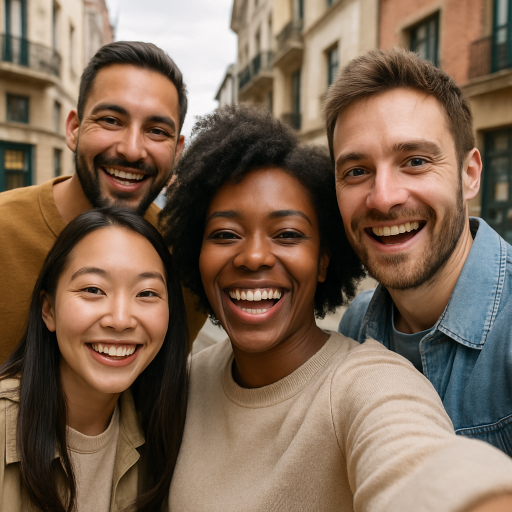
//> input picture selfie.png, 1024 x 1024 px (shown at 1/2 size)
$ ./main   (built with g++ and OpenCV 4)
//> lines starting //> are read from the running program, lines starting //| are printed output that depends on the picture; after the words box and inside, x2 and y2 are one past the last pixel; in counts of white or black regions, pixels touching at a corner belong together
#include <opencv2/imgcodecs.hpp>
#include <opencv2/highgui.hpp>
#include <opencv2/imgproc.hpp>
#include <opencv2/objdetect.hpp>
#include <opencv2/calib3d.hpp>
#include <iostream>
#include <chrono>
#include <vector>
#include <string>
#include <ctime>
#include <cmath>

using namespace std;
using namespace cv;

#ifndef M_PI
#define M_PI 3.14159265358979323846
#endif

// Function to display text on image for a specified duration
void showTextOnImage(Mat& image, const string text) {
    if (!text.empty()) {
        putText(image, "Last operation: " + text, Point(10, 30),
                FONT_HERSHEY_SIMPLEX, 1, Scalar(0, 255, 0), 2);
    }
}

// Function to draw controls overlay on image
void drawControlsOverlay(Mat& image) {
    // Draw semi-transparent background for controls
    rectangle(image, Point(10, image.rows - 280), Point(450, image.rows - 10), Scalar(0, 0, 0), -1);
    rectangle(image, Point(10, image.rows - 280), Point(450, image.rows - 10), Scalar(255, 255, 255), 2);

    // Draw control text
    vector<string> controls = {
        "Controls:",
        "g - Grayscale    b - Blur",
        "e - Edge Detection",
        "w - Brightness+  s - Brightness-",
        "d - Contrast+    a - Contrast-",
        "x - Rotate 3D X-axis  y - Rotate 3D Y-axis",
        "z - Rotate 3D Z-axis (30°)",
        "1 - Animate X  2 - Animate Y  3 - Animate Z",
        "v - Save Image   h - Hide/Show",
        "q - Quit"
    };

    int y_offset = image.rows - 260;
    for (const string& control : controls) {
        putText(image, control, Point(20, y_offset), FONT_HERSHEY_SIMPLEX, 0.6, Scalar(255, 255, 255), 1);
        y_offset += 25;
    }
}

// Function to convert image to grayscale
Mat convertToGrayscale(Mat image) {
    if (image.channels() == 3) {
        Mat gray;
        cvtColor(image, gray, COLOR_BGR2GRAY);
        cout << "Applied grayscale filter" << endl;
        return gray;
    } else {
        cout << "Image is already grayscale" << endl;
        return image;
    }
}

Mat convertToGaussianFilter(Mat image) {
    Mat blur;
    GaussianBlur(image, blur, Size(15, 15), 0);
    cout << "Applied blur filter" << endl;
    return blur;
}

// Function to perform 3D rotation around specified axis
// axis: 'x', 'y', or 'z' for rotation around respective axis
// angle: rotation angle in degrees
// depth: depth factor for 3D effect (0.0 to 1.0, higher = more 3D effect)
Mat rotate3D(Mat image, char axis, double angle, double depth = 0.3) {
    int width = image.cols;
    int height = image.rows;

    // Convert angle to radians
    double angleRad = angle * M_PI / 180.0;

    // Define the four corners of the image in 3D space
    // We'll treat the image as a plane in 3D space
    vector<Point3f> srcPoints3D;
    srcPoints3D.push_back(Point3f(0, 0, 0));           // Top-left
    srcPoints3D.push_back(Point3f(width, 0, 0));       // Top-right
    srcPoints3D.push_back(Point3f(width, height, 0));  // Bottom-right
    srcPoints3D.push_back(Point3f(0, height, 0));      // Bottom-left

    // Create rotation matrix based on axis
    Mat rotationMatrix3D = Mat::eye(3, 3, CV_64F);

    if (axis == 'x' || axis == 'X') {
        // Rotation around X-axis (pitch)
        rotationMatrix3D.at<double>(1, 1) = cos(angleRad);
        rotationMatrix3D.at<double>(1, 2) = -sin(angleRad);
        rotationMatrix3D.at<double>(2, 1) = sin(angleRad);
        rotationMatrix3D.at<double>(2, 2) = cos(angleRad);
    } else if (axis == 'y' || axis == 'Y') {
        // Rotation around Y-axis (yaw)
        rotationMatrix3D.at<double>(0, 0) = cos(angleRad);
        rotationMatrix3D.at<double>(0, 2) = sin(angleRad);
        rotationMatrix3D.at<double>(2, 0) = -sin(angleRad);
        rotationMatrix3D.at<double>(2, 2) = cos(angleRad);
    } else if (axis == 'z' || axis == 'Z') {
        // Rotation around Z-axis (roll) - same as 2D rotation
        rotationMatrix3D.at<double>(0, 0) = cos(angleRad);
        rotationMatrix3D.at<double>(0, 1) = -sin(angleRad);
        rotationMatrix3D.at<double>(1, 0) = sin(angleRad);
        rotationMatrix3D.at<double>(1, 1) = cos(angleRad);
    }

    // Apply rotation to 3D points
    vector<Point3f> dstPoints3D;
    for (const Point3f& pt : srcPoints3D) {
        Mat ptMat = (Mat_<double>(3, 1) << pt.x - width/2.0, pt.y - height/2.0, pt.z); // shift the origin to the center of the image
        Mat rotatedPt = rotationMatrix3D * ptMat; // apply the rotation matrix to the point respect to image center

        // Add depth effect for x and y rotations
        if (axis == 'x' || axis == 'X' || axis == 'y' || axis == 'Y') {
            rotatedPt.at<double>(2, 0) += depth * width * abs(sin(angleRad)); // add the depth effect for x and y rotations
            // i.e. enhance the 3D effect for x and y rotations
        }

        // shift the point back to the original position
        dstPoints3D.push_back(Point3f(
            rotatedPt.at<double>(0, 0) + width/2.0,
            rotatedPt.at<double>(1, 0) + height/2.0,
            rotatedPt.at<double>(2, 0)
        ));
    }

    // Project 3D points to 2D using perspective projection
    // Camera parameters for perspective projection
    double focalLength = width * 1.5; // Adjust for perspective effect
    vector<Point2f> srcPoints2D, dstPoints2D;

    srcPoints2D.push_back(Point2f(0, 0));
    srcPoints2D.push_back(Point2f(width, 0));
    srcPoints2D.push_back(Point2f(width, height));
    srcPoints2D.push_back(Point2f(0, height));

    for (const Point3f& pt3D : dstPoints3D) {
        // Perspective projection: x' = (x * f) / (z + f), y' = (y * f) / (z + f)
        double z = pt3D.z + focalLength;
        if (z > 0.1) { // Avoid division by zero
            double x2D = (pt3D.x * focalLength) / z;
            double y2D = (pt3D.y * focalLength) / z;
            dstPoints2D.push_back(Point2f(x2D, y2D));
        } else {
            dstPoints2D.push_back(Point2f(pt3D.x, pt3D.y));
        }
    }

    // Calculate homography matrix
    Mat homography = getPerspectiveTransform(srcPoints2D, dstPoints2D); // get the perspective transformation matrix
    // i.e. the matrix that transforms the source points to the destination points

    // Calculate bounding box of transformed image
    vector<Point2f> corners;
    corners.push_back(Point2f(0, 0));
    corners.push_back(Point2f(width, 0));
    corners.push_back(Point2f(width, height));
    corners.push_back(Point2f(0, height));

    vector<Point2f> transformedCorners;
    perspectiveTransform(corners, transformedCorners, homography); // apply the perspective transformation matrix to the corners

    // Find bounding rect
    Rect bbox = boundingRect(transformedCorners);

    // Adjust homography to fit in original image size
    Mat translation = (Mat_<double>(3, 3) <<
        1, 0, -bbox.x + (width - bbox.width) / 2.0,
        0, 1, -bbox.y + (height - bbox.height) / 2.0,
        0, 0, 1);

    Mat adjustedHomography = translation * homography; // apply the translation matrix to the perspective transformation matrix
    // to center the transformed image in the original image

    // Apply perspective transformation to the whole image
    Mat result;
    warpPerspective(image, result, adjustedHomography, image.size(),
                   INTER_LINEAR, BORDER_CONSTANT, Scalar(0, 0, 0));

    return result;
}

// Function to animate 3D rotation
void animate3DRotation(Mat& currentImage, Mat originalImage, char axis,
                       double startAngle, double endAngle, int frames = 60) {
    for (int i = 0; i <= frames; i++) {
        double progress = (double)i / frames;
        double currentAngle = startAngle + (endAngle - startAngle) * progress;

        currentImage = rotate3D(originalImage, axis, currentAngle);

        Mat displayImage = currentImage.clone();
        string opText = "3D Rotate " + string(1, toupper(axis)) + " " +
                       to_string((int)currentAngle) + "°";
        showTextOnImage(displayImage, opText);

        imshow("Image Viewer", displayImage);
        waitKey(30);
    }
}

int main() {
    string imagePath = "../selfie.png";
    string window = "Image Viewer";

    Mat image = imread(imagePath);
//> image is the input picture: 1024 rows x 1024 cols, CV_8UC3; mean B, G, R 84.4, 103, 125.7
    if (image.empty()) {
        cout << "Error: Could not load image from " << imagePath << endl;
        return -1;
    }

    Mat currentImage = image.clone();   // Keep original image
    Mat originalImage = image.clone();  // Keep original for 3D rotations
    string lastOperation = "";          // Track last operation
    bool showControls = true;           // Toggle for controls display
    double current3DAngleX = 0.0;       // Current 3D rotation angles
    double current3DAngleY = 0.0;
    double current3DAngleZ = 0.0;

    // Extract file extension from original image path
    string originalExtension = "";
    size_t dotPos = imagePath.find_last_of(".");
    if (dotPos != string::npos) {
        originalExtension = imagePath.substr(dotPos);
    } else {
        originalExtension = ".png"; // Default fallback
    }

    while (true) {
        Mat displayImage = currentImage.clone();

        // Show operation text on image
        showTextOnImage(displayImage, lastOperation);

        // Draw controls overlay if enabled
        if (showControls) {
            drawControlsOverlay(displayImage);
//> in drawControlsOverlay, `rectangle(image, Point(10, image.rows - 280), Point(450, image.rows - ..`:
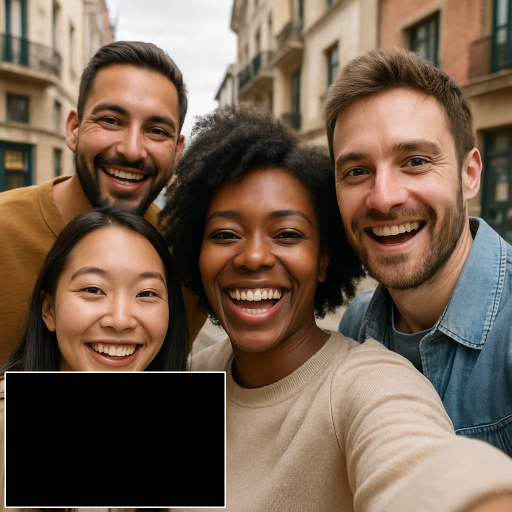
//> image: 1024 rows x 1024 cols, CV_8UC3 (shown at 1/2 size); mean B, G, R 79.6, 96, 116.5
//> the loop in drawControlsOverlay, `for (const string& control : controls)` made 10 passes
//> pass 2, in drawControlsOverlay, `putText(image, control, Point(20, y_offset), FONT_HERSHEY_SIMPLEX, 0.6..`:
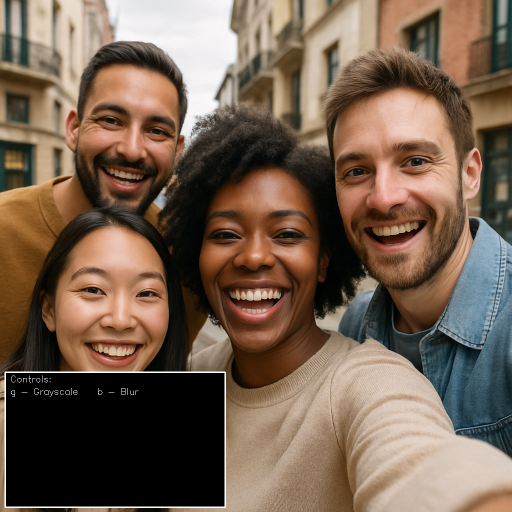
//> image: 1024 rows x 1024 cols, CV_8UC3 (shown at 1/2 size); mean B, G, R 79.7, 96.1, 116.7
//> after the loop in drawControlsOverlay, `for (const string& control : controls)`:
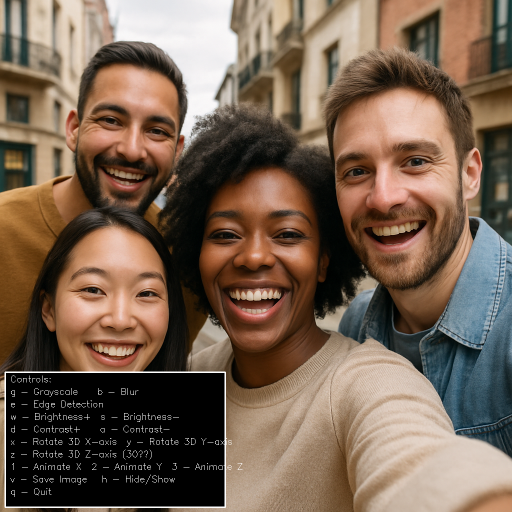
//> image: 1024 rows x 1024 cols, CV_8UC3 (shown at 1/2 size); mean B, G, R 80.7, 97.1, 117.6
//> after the loop in drawControlsOverlay, `for (const string& control : controls)`: y_offset = 1014
        }

        imshow(window, displayImage);

        // IMPORTANT: read as int and mask to ASCII range
        int key = waitKey(30) & 0xFF;
//> the 'x' key is pressed

        if (key == 'g' || key == 'G') {
            // Convert to grayscale
            currentImage = convertToGrayscale(currentImage);
            lastOperation = "Grayscale";
        }
        else if (key == 'b' || key == 'B') {
            // Apply blur
            convertToGaussianFilter(currentImage);
            lastOperation = "Blur";
        }
        else if (key == 'e' || key == 'E') {
            // Apply edge detection
            Mat gray;
            if (currentImage.channels() == 3) {
                cvtColor(currentImage, gray, COLOR_BGR2GRAY);
            } else {
                gray = currentImage.clone();
            }
            Canny(gray, currentImage, 100, 200);
            lastOperation = "Edge Detection";
            cout << "Applied edge detection" << endl;
        }
        else if (key == 'r' || key == 'R') {
            // Reset to original
            currentImage = image.clone();
            originalImage = image.clone();
            current3DAngleX = 0.0;
            current3DAngleY = 0.0;
            current3DAngleZ = 0.0;
            lastOperation = "Reset";
            cout << "Reset to original image" << endl;
        }
        else if (key == 'h' || key == 'H') {
            // Toggle controls display
            showControls = !showControls;
            cout << "Controls " << (showControls ? "shown" : "hidden") << endl;
        }
        else if (key == 'w' || key == 'W') {
            // Increase brightness
            currentImage = currentImage + Scalar(30, 30, 30);
            lastOperation = "Brightness +";
            cout << "Increased brightness" << endl;
        }
        else if (key == 's' || key == 'S') {
            // Decrease brightness
            currentImage = currentImage - Scalar(30, 30, 30);
            lastOperation = "Brightness -";
            cout << "Decreased brightness" << endl;
        }
        else if (key == 'd' || key == 'D') {
            // Increase contrast
            currentImage.convertTo(currentImage, -1, 1.2, 0);
            lastOperation = "Contrast +";
            cout << "Increased contrast" << endl;
        }
        else if (key == 'a' || key == 'A') {
            // Decrease contrast
            currentImage.convertTo(currentImage, -1, 0.8, 0);
            lastOperation = "Contrast -";
            cout << "Decreased contrast" << endl;
        }
        else if (key == 'x' || key == 'X') {
            // Rotate 3D around X-axis
            current3DAngleX += 30.0;
            // we use the original image (originalImage) as input to avoid cumulative distortion from repeated rotations.
            currentImage = rotate3D(originalImage, 'x', current3DAngleX);
//> in rotate3D, `warpPerspective(image, result, adjustedHomography, image.size(), INTER..`:
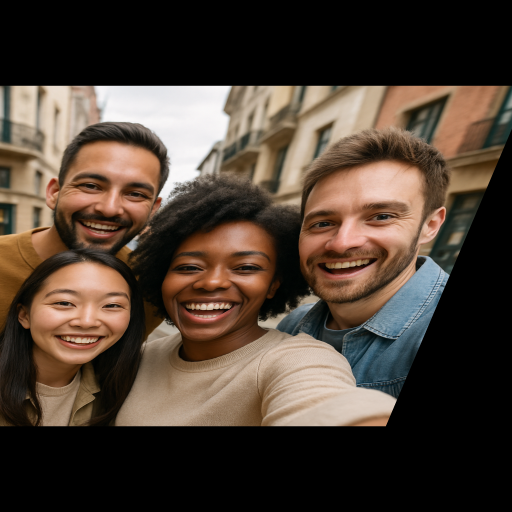
//> result: 1024 rows x 1024 cols, CV_8UC3 (shown at 1/2 size); mean B, G, R 52.4, 63.2, 76.8
            lastOperation = "3D Rotate X " + to_string((int)current3DAngleX) + "°";
            cout << "3D Rotated around X-axis by " << current3DAngleX << "°" << endl;
        }
        else if (key == 'y' || key == 'Y') {
            // Rotate 3D around Y-axis
            current3DAngleY += 30.0;
            // we use the original image (originalImage) as input to avoid cumulative distortion from repeated rotations.
            currentImage = rotate3D(originalImage, 'y', current3DAngleY);
            lastOperation = "3D Rotate Y " + to_string((int)current3DAngleY) + "°";
            cout << "3D Rotated around Y-axis by " << current3DAngleY << "°" << endl;
        }
        else if (key == 'z' || key == 'Z') {
            // Rotate 3D around Z-axis (30 degrees as requested)
            current3DAngleZ += 30.0;
            // we use the original image (originalImage) as input to avoid cumulative distortion from repeated rotations.
            currentImage = rotate3D(originalImage, 'z', current3DAngleZ);
            lastOperation = "3D Rotate Z " + to_string((int)current3DAngleZ) + "°";
            cout << "3D Rotated around Z-axis by " << current3DAngleZ << "°" << endl;
        }
        else if (key == '1') {
            // Animate 3D rotation around X-axis
            double startAngle = current3DAngleX;
            double endAngle = current3DAngleX + 360.0;
            // we use the original image (originalImage) as input to avoid cumulative distortion from repeated rotations.
            animate3DRotation(currentImage, originalImage, 'x', startAngle, endAngle);
            current3DAngleX = fmod(current3DAngleX + 360.0, 360.0);
            lastOperation = "Animated 3D Rotate X";
            cout << "Animated 3D rotation around X-axis" << endl;
        }
        else if (key == '2') {
            // Animate 3D rotation around Y-axis
            double startAngle = current3DAngleY;
            double endAngle = current3DAngleY + 360.0;
            // we use the original image (originalImage) as input to avoid cumulative distortion from repeated rotations.
            animate3DRotation(currentImage, originalImage, 'y', startAngle, endAngle);
            current3DAngleY = fmod(current3DAngleY + 360.0, 360.0);
            lastOperation = "Animated 3D Rotate Y";
            cout << "Animated 3D rotation around Y-axis" << endl;
        }
        else if (key == '3') {
            // Animate 3D rotation around Z-axis
            double startAngle = current3DAngleZ;
            double endAngle = current3DAngleZ + 360.0;
            // we use the original image (originalImage) as input to avoid cumulative distortion from repeated rotations.
            animate3DRotation(currentImage, originalImage, 'z', startAngle, endAngle);
            current3DAngleZ = fmod(current3DAngleZ + 360.0, 360.0);
            lastOperation = "Animated 3D Rotate Z";
            cout << "Animated 3D rotation around Z-axis" << endl;
        }
        else if (key == 'v' || key == 'V') {
            // Save current image with original extension
            string filename = "image_transform_" + to_string(time(nullptr)) + originalExtension;
            bool success = imwrite(filename, currentImage);
            if (success) {
                lastOperation = "Image saved in build folder: " + filename;
                cout << "Image saved as: " << filename << endl;
            } else {
                lastOperation = "Save failed";
                cout << "Failed to save image!" << endl;
            }
        }
        else if (key == 'q' || key == 27) { // 'q' or ESC to quit
            cout << "Exiting..." << endl;
            break;
        }
        // if key == -1 (no key), loop continues
    }
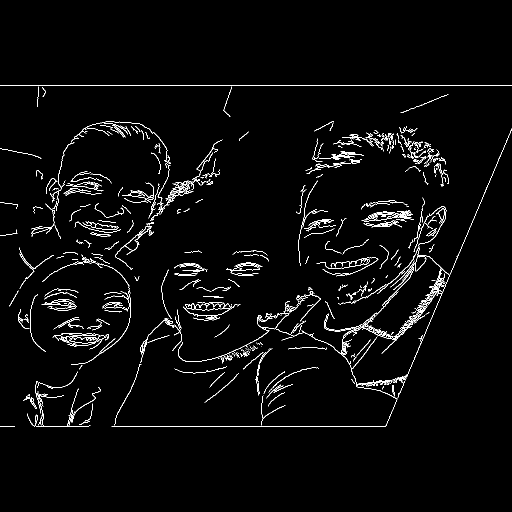
//> currentImage: 1024 rows x 1024 cols, CV_8UC1 (shown at 1/2 size); 2.6% white in thin lines or dots, all inside (x1, y1, x2, y2) = (0, 171, 1024, 853)

    destroyWindow(window);
    return 0;
}
